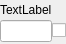
<?xml version="1.0" encoding="UTF-8"?>
<ui version="4.0">
 <class>ElementInfoPartWidget</class>
 <widget class="QWidget" name="ElementInfoPartWidget">
  <property name="geometry">
   <rect>
    <x>0</x>
    <y>0</y>
    <width>65</width>
    <height>44</height>
   </rect>
  </property>
  <property name="minimumSize">
   <size>
    <width>0</width>
    <height>0</height>
   </size>
  </property>
  <property name="windowTitle">
   <string>Properties cross references</string>
  </property>
  <layout class="QGridLayout" name="gridLayout_2">
   <property name="sizeConstraint">
    <enum>QLayout::SetMinimumSize</enum>
   </property>
   <property name="leftMargin">
    <number>0</number>
   </property>
   <property name="topMargin">
    <number>2</number>
   </property>
   <property name="rightMargin">
    <number>0</number>
   </property>
   <property name="bottomMargin">
    <number>2</number>
   </property>
   <property name="horizontalSpacing">
    <number>0</number>
   </property>
   <property name="verticalSpacing">
    <number>2</number>
   </property>
   <item row="2" column="0">
    <widget class="QLineEdit" name="line_edit">
     <property name="clearButtonEnabled">
      <bool>true</bool>
     </property>
    </widget>
   </item>
   <item row="1" column="0">
    <widget class="QLabel" name="label_">
     <property name="text">
      <string>TextLabel</string>
     </property>
    </widget>
   </item>
   <item row="2" column="1">
    <widget class="QCheckBox" name="m_erase_text">
     <property name="toolTip">
      <string>Delete this text</string>
     </property>
     <property name="text">
      <string/>
     </property>
    </widget>
   </item>
  </layout>
 </widget>
 <resources/>
 <connections/>
</ui>
